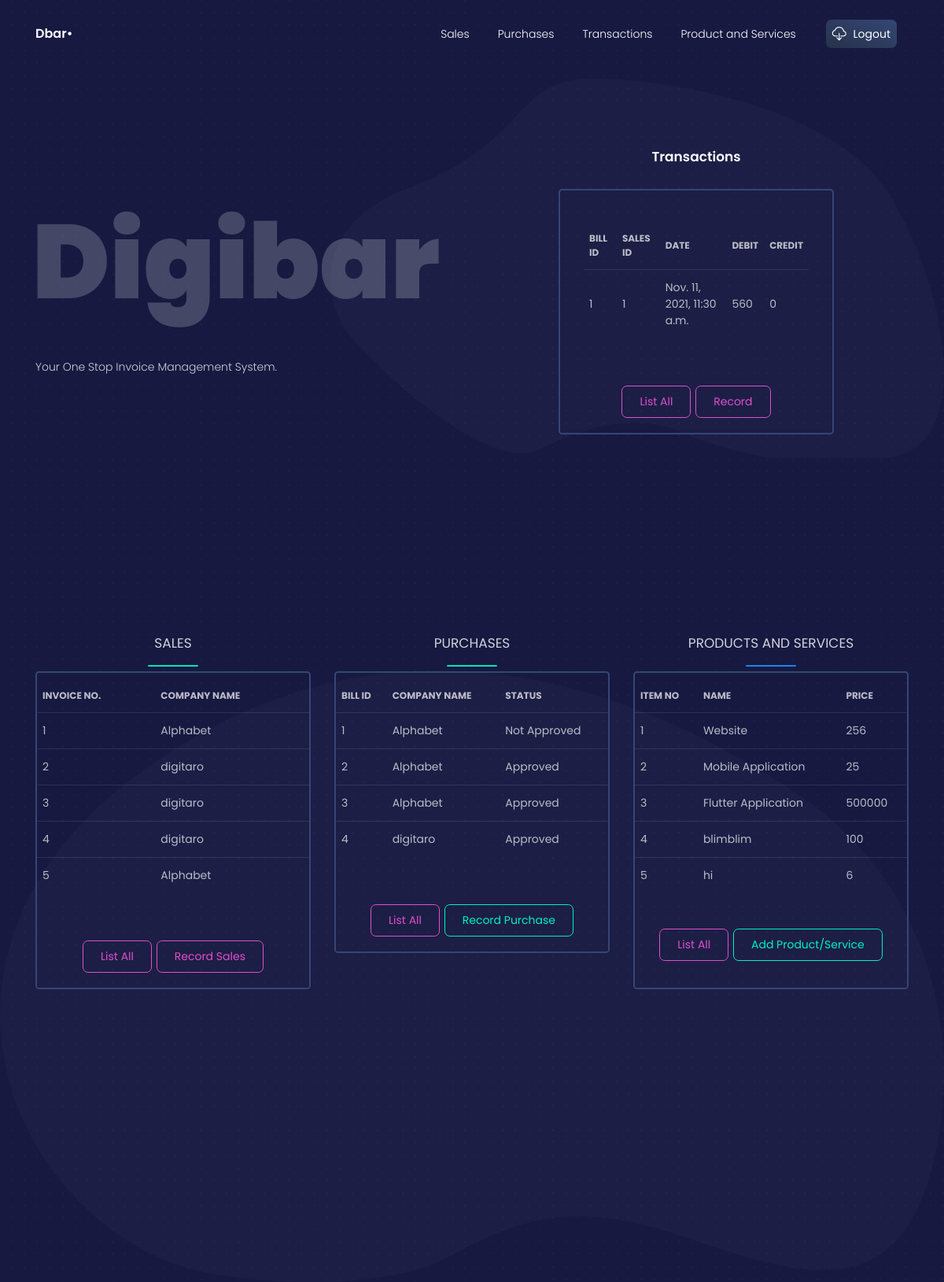
Before: /dashboard (signed in) with the older database file.
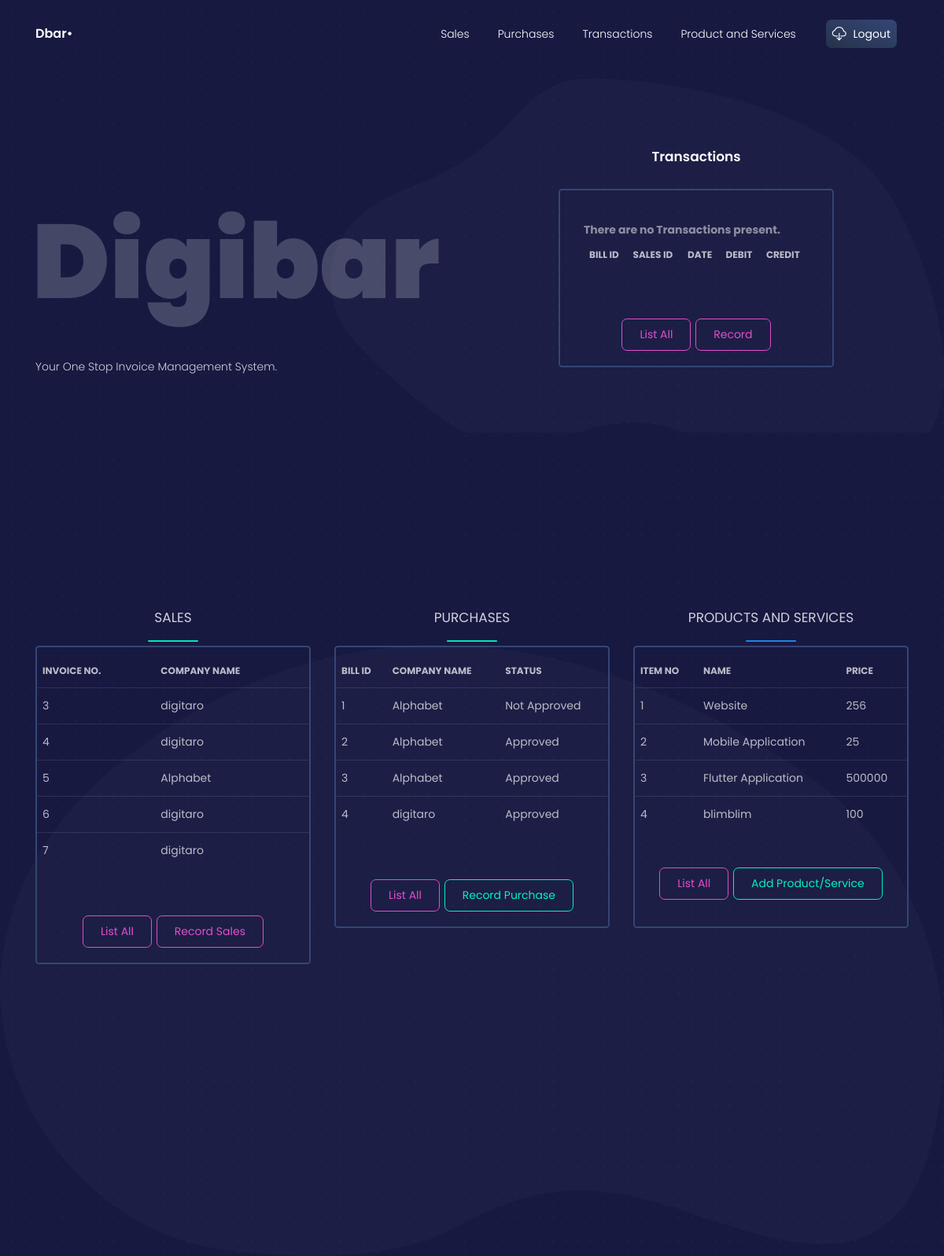
After: the same page with the newer database file.
### crm/models.py (models this page shows, shortened)
class Transaction(models.Model):
    transactionID = models.AutoField(primary_key=True)
    billID = models.ForeignKey(Purchases, on_delete=models.CASCADE)
    salesID = models.ForeignKey(Sales, on_delete=models.CASCADE)
    date = models.DateTimeField(auto_now=False, auto_now_add=False)
    debit = models.IntegerField()
    credit = models.IntegerField()

class Purchases(models.Model):
    billID = models.AutoField(primary_key=True)
    companyID = models.ForeignKey(Company, on_delete=models.CASCADE)
    businessID = models.ForeignKey(Business, on_delete=models.CASCADE)
    items = models.ManyToManyField(ProductsAndServices)
    STAT = (
        ('Paid', 'Paid'),
        ('Unpaid', 'Unpaid')
    )
    status = models.CharField(max_length=64, choices=STAT)
    def __str__(self):
        return str(self.billID)

class Sales(models.Model):
    salesID = models.AutoField(primary_key=True)
    companyID = models.ForeignKey(Company, on_delete=models.CASCADE)
    businessID = models.ForeignKey(Business, on_delete=models.CASCADE)
    items = models.ManyToManyField(ProductsAndServices)
    STAT = (
        ('A', 'Approved'),
        ('NA', 'NotApproved')
    )
    status = models.CharField(max_length=2, choices=STAT)
    def __str__(self):
        return str(self.salesID)

class Company(models.Model):
    companyID = models.AutoField(primary_key=True)
    companyName = models.CharField(max_length=64)
    companyEmail = models.EmailField(max_length=254)
    companyPhoneNumber = models.IntegerField()
    is_client = models.BooleanField(default=True)
    def __str__(self):
        return self.companyName

class ProductsAndServices(models.Model):
    itemID = models.AutoField(primary_key=True)
    psName = models.CharField(max_length=512)
    isProduct = models.BooleanField()
    itemDescription = models.CharField(max_length=500)
    rate = models.IntegerField()

### crm/views.py (the view)
# urls.py: path('dashboard', views.dashboard, name='dashboard'),
@login_required
def dashboard(request):
    sales_list = Sales.objects.order_by('salesID')[:5]
    Purchases_list = Purchases.objects.order_by('billID')[:5]
    PNS_list = ProductsAndServices.objects.order_by('itemID')[:5]
    Trans_list = Transaction.objects.order_by('transactionID')[:5]
    context_dict = {'Sales': sales_list, 'Purchases': Purchases_list,
                    'ProductandServices': PNS_list, 'Transaction': Trans_list}
    return render(request, 'dashboard.html', context_dict)

### templates/dashboard.html (shortened to what the changed rows need)
{% load static %}
{% load static %}
{% load widget_tweaks %}
<!DOCTYPE html>
<html lang="en">
<head>
  <link href="https://use.fontawesome.com/releases/v5.0.6/css/all.css" rel="stylesheet">
    <link rel="stylesheet" href="https://maxcdn.bootstrapcdn.com/bootstrap/4.5.2/css/bootstrap.min.css">
  <link href="{% static './css/nucleo-icons.css' %}" rel="stylesheet" />
  <link href="{% static './css/blk-design-system.css' %}" rel="stylesheet" />
  <link href="{% static './demo/demo.css' %}" rel="stylesheet" />
</head>
<body class="profile-page">
  <div class="wrapper">
    <div class="page-header">
      <div class="container align-items-center">
        <div class="row">
          <div class="col-lg-4 col-md-6 ml-auto mr-auto">
            <div class="card card-coin card-plain">
              <div class="card-body">
                <div class="tab-content tab-subcategories">
                  <div class="tab-pane active" id="linka">
                    <div class="table-responsive">
                      <table class="table tablesorter " id="plain-table">
                        <thead class=" text-primary">
                          <tr>
                            <th class="header">Bill ID</th>
                            <th class="header">Sales ID</th>
                            <th class="header">Date</th>
                            <th class="header">Debit</th>
                            <th class="header">Credit</th>
                          </tr>
                        </thead>
                        <tbody>
                        {% if Transaction %}
                          {% for category in Transaction %}
                          <tr>
                            <td>{{ category.billID }}</td>
                            <td>{{ category.salesID}}</td>
                            <td>{{ category.date }}</td>
                            <td>{{ category.debit }}</td>
                            <td>{{ category.credit }}</td>
                          </tr>
                          {% endfor %}
                        {% else %}
                        <tr>
                            <strong>There are no Transactions present.</strong>
                        </tr>
                        {% endif %}
                        </tbody>
                      </table>
                    </div>
                  </div>
                </div>
              </div>
            </div>
          </div>
        </div>
      </div>
    </div>
    <section class="section section-lg section-coins">
      <div class="container">
        <div class="row">
          <div class="col-md-4">
            <div class="card card-coin card-plain">
              <div class="card-body">
                <div class="row">
                    <div class="table-responsive justify-content-center">
                      <table class="table tablesorter " id="plain-table">
                        <thead class=" text-primary">
                          <tr>
                            <th class="header">Invoice No.</th>
                            <th class="header">Company Name</th>
                          </tr>
                        </thead>
                        <tbody>
                          {% if Sales %}
                          {% for sale in Sales %}
                          <tr>
                            <td>{{ sale.salesID }}</td>
                            <td>{{ sale.companyID }}</td>
                          </tr>
                          {% endfor %}
                        {% else %}
                        <tr><strong>There are no Sales present.</strong></tr>
                        {% endif %}
                        </tbody>
                      </table>
                    </div>
                </div>
              </div>
            </div>
          </div>
          <div class="col-md-4">
            <div class="card card-coin card-plain">
              <div class="card-body">
                <div class="row">
                  <div class="table-responsive justify-content-center">
                      <table class="table tablesorter " id="plain-table">
                        <thead class=" text-primary">
                          <tr>
                            <th class="header">
                              Bill ID
                            </th>
                            <th class="header">
                              Company Name
                            </th>
                            <th class="header">
                              Status
                            </th>
                          </tr>
                        </thead>
                        <tbody>
                          {% if Purchases %}
                          {% for category in Purchases %}
                          <tr>
                            <td>
                              {{ category.billID }}
                            </td>
                            <td>
                              {{ category.companyID }}
                            </td>
                            <td>
                              {{ category.status }}
                            </td>
                          </tr>
                          {% endfor %}
                        {% else %}
                        <tr>
                            <strong>There are no categories present.</strong>
                        </tr>
                        {% endif %}
                        </tbody>
                      </table>
                    </div>
                </div>
              </div>
            </div>
          </div>
          <div class="col-md-4">
            <div class="card card-coin card-plain">
              <div class="card-body">
                <div class="row">
                  <div class="table-responsive justify-content-center">
                      <table class="table tablesorter " id="plain-table">
                        <thead class=" text-primary">
                          <tr>
                            <th class="header">Item no</th>
                            <th class="header">Name</th>
                            <th class="header">Price</th>
                          </tr>
                        </thead>
                        <tbody>
                          {% if ProductandServices %}
                          {% for ps in ProductandServices %}
                          <tr>
                            <td>{{ ps.itemID }}</td>
                            <td>{{ ps.psName }}</td>
                            <td>{{ ps.rate }}</td>
                          </tr>
                          {% endfor %}
                        {% else %}
                        <tr>
                            <strong>There are no prodcuts or services present.</strong>
                        </tr>
                        {% endif %}
                        </tbody>
                      </table>
                    </div>
              </div>
            </div>
          </div>
        </div>
      </div>
    </section>
  </div>
</body>
</html>

Changed rows visible on the page:
removed Transaction: billID "1", salesID "1", date "Nov. 11, 2021, 11:30 a.m.", debit "560", credit "0"
removed Sales: salesID "1", companyID "Alphabet"
removed Sales: salesID "2", companyID "digitaro"
removed ProductsAndServices: itemID "5", psName "hi", rate "6"
now on this page (row unchanged): Sales: salesID "6", companyID "digitaro"
now on this page (row unchanged): Sales: salesID "7", companyID "digitaro"
Other visible differences:
text now shown: "There are no Transactions present."
